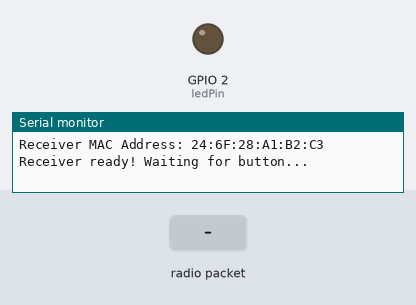
A sketch run on a simulated ESP32. On the bench: output pins drawn as LEDs (lit = HIGH), the last lines printed to the serial monitor. Inputs (shaded band) come from the test bench.

Above: at 1.2 s.
1.3 s: radio packet "1" arrives
At 2.2 s:
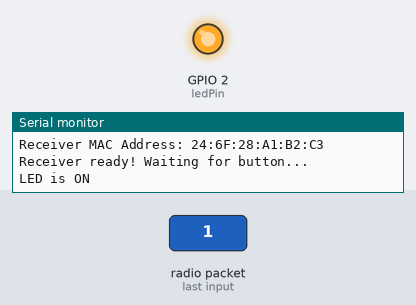
Timing chart, 0 to 4.3 s (numbered marks = the images above; inputs shaded):
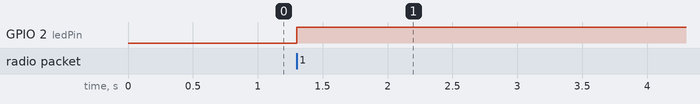

Measured:
- after the input at 1.3 s, GPIO 2 (ledPin): LOW → HIGH at once

The sketch:

led.ino
```cpp
#include <WiFi.h>
#include <esp_now.h>

const int ledPin = 2;

// Shared between the ESP-NOW callback and loop
volatile int receivedLedState = -1;

void onDataReceived(const esp_now_recv_info_t *info,
                    const uint8_t *data,
                    int len) {
  if (len == sizeof(uint8_t)) {
    receivedLedState = data[0];
  }
}

void setup() {
  Serial.begin(115200);

  pinMode(ledPin, OUTPUT);
  digitalWrite(ledPin, LOW);

  WiFi.mode(WIFI_STA);

  Serial.print("Receiver MAC Address: ");
  Serial.println(WiFi.macAddress());

  if (esp_now_init() != ESP_OK) {
    Serial.println("ESP-NOW initialization failed!");
    return;
  }

  esp_now_register_recv_cb(onDataReceived);

  Serial.println("Receiver ready! Waiting for button...");
}

void loop() {
  int state = receivedLedState;

  if (state != -1) {
    digitalWrite(ledPin, state ? HIGH : LOW);

    Serial.print("LED is ");
    Serial.println(state ? "ON" : "OFF");

    receivedLedState = -1;
  }
}
```
